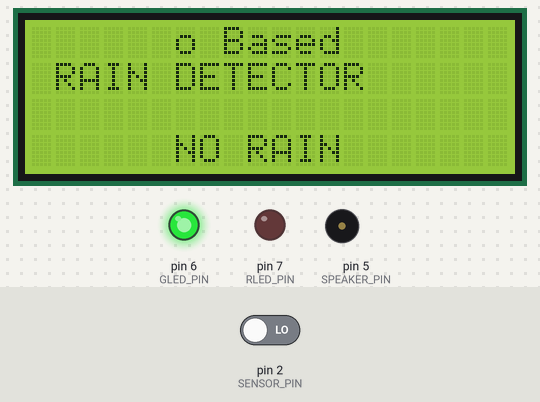
A sketch run on a simulated Arduino Uno, built with avr-gcc and run on an emulated ATmega328P. On the bench: 20×4 character LCD, output pins drawn as LEDs (lit = HIGH), buzzer (waves = sounding, pin HIGH). The inputs (shaded band) are chosen by the test bench; at power-on: pin 2 (SENSOR_PIN) LOW.

Above: at 1.2 s.
1.3 s: pin 2 (SENSOR_PIN) driven HIGH
At 1.35 s:
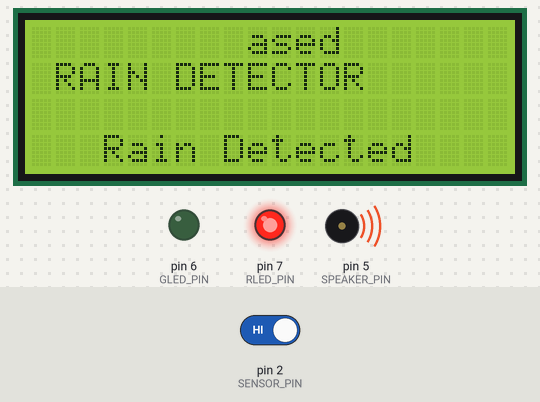
At 1.77 s:
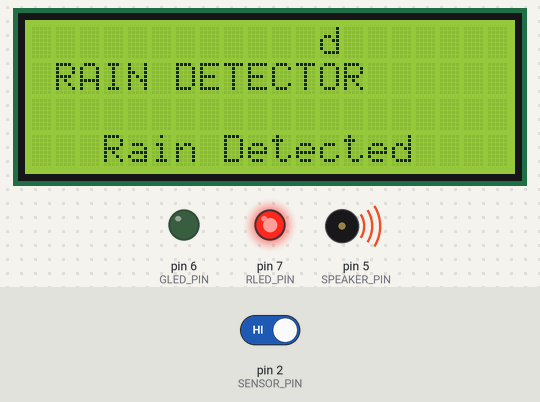
3.1 s: pin 2 (SENSOR_PIN) driven LOW
At 4.4 s:
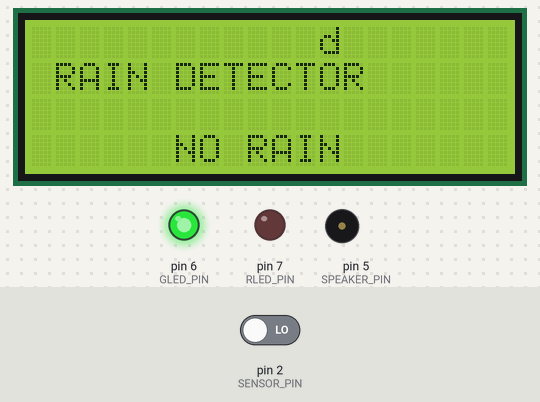
Timing chart, 0 to 6.1 s (numbered marks = the images above; inputs shaded):
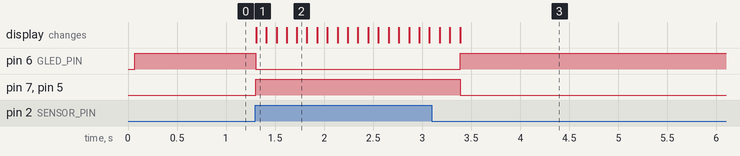

The sketch:

rain_sensor.ino
```cpp
// include the library code:
#include <LiquidCrystal.h>

//LiquidCrystal lcd(rs, en, d4, d5, d6, d7);
  LiquidCrystal lcd(13, 12, 11, 10,  9,  8);

//Define the Pin Numbers
const int SENSOR_PIN = 2;
const int SPEAKER_PIN = 5;
const int RLED_PIN = 7;
const int GLED_PIN = 6;

void setup ()
{
  pinMode (SENSOR_PIN, INPUT); // Set the Sensor pin as INPUT
  pinMode(SPEAKER_PIN, OUTPUT);  // Set the Red LED pin as OUTPUT
  pinMode(RLED_PIN, OUTPUT);  // Set the Red LED pin as OUTPUT
  pinMode(GLED_PIN, OUTPUT);  // Set the Green LED pin as OUTPUT

  lcd.begin(20, 4); // set up the LCD's number of columns and rows:
  lcd.setCursor(0,0); // set the cursor position:
  lcd.print("Arduino Based");
  lcd.setCursor(0,1);
  lcd.print(" RAIN DETECTOR  ");
}
void loop ()
{
  int Sensor_Val = digitalRead(SENSOR_PIN);  //get reading from Sensor

  if (Sensor_Val == HIGH) //If Sensor Detected the Rain
  {
    digitalWrite(RLED_PIN, HIGH);
    digitalWrite(SPEAKER_PIN, HIGH);
    digitalWrite(GLED_PIN, LOW);

    lcd.setCursor(0, 3);
    lcd.print("   Rain Detected             ");
    delay(100);
    lcd.setCursor(0, 3);
    lcd.print("   Rain Detected.             ");
    delay(100);
    lcd.setCursor(0, 3);
    lcd.print("   Rain Detected..             ");
    delay(100);
    lcd.setCursor(0, 3);
    lcd.print("   Rain Detected...             ");
    delay(100);
  }
  else
  {
    lcd.setCursor(0, 3);
    lcd.print("      NO RAIN             ");
    digitalWrite(RLED_PIN, LOW);
    digitalWrite(SPEAKER_PIN, LOW);
    digitalWrite(GLED_PIN, HIGH);
  }
}
```

Measured:
- after the input at 1.3 s, pin 6 (GLED_PIN): HIGH → LOW at once; pin 7 (RLED_PIN), pin 5 (SPEAKER_PIN): LOW → HIGH at once; the display: changes at once (image 1)
- after the input at 3.1 s, pin 6 (GLED_PIN): LOW → HIGH after 0.29 s; pin 7 (RLED_PIN), pin 5 (SPEAKER_PIN): HIGH → LOW after 0.29 s; the display: first differs from a run without the input after 0.29 s (image 3)
